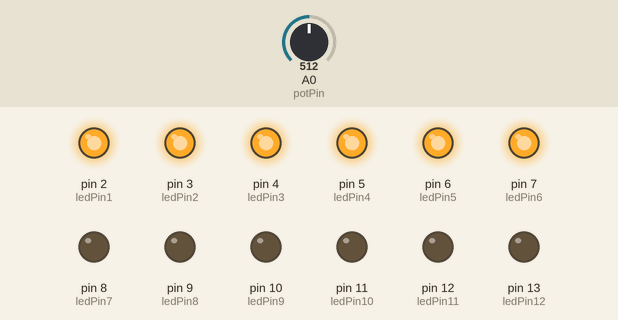
A sketch run on a simulated Arduino Uno, built with avr-gcc and run on an emulated ATmega328P. On the bench: output pins drawn as LEDs (lit = HIGH). The inputs (shaded band) are chosen by the test bench; at power-on: A0 (potPin) = 512.

Above: at 1.2 s.
1.3 s: A0 (potPin) set to 581
2.8 s: A0 (potPin) set to 605
At 4.0 s:
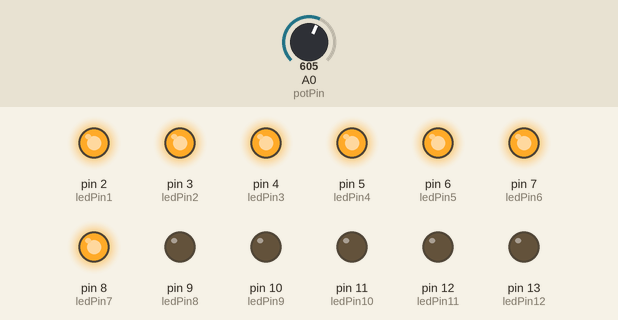
4.3 s: A0 (potPin) set to 511
At 5.3 s:
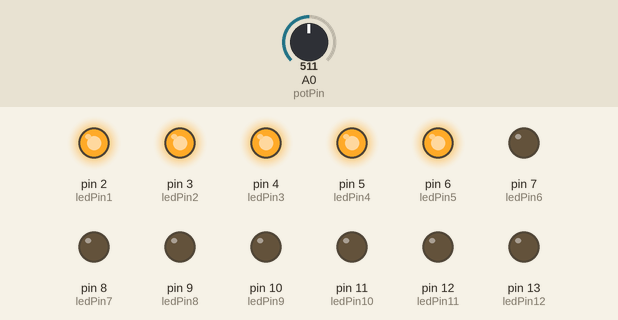
5.8 s: A0 (potPin) set to 441
7.3 s: A0 (potPin) set to 415
At 7.6 s:
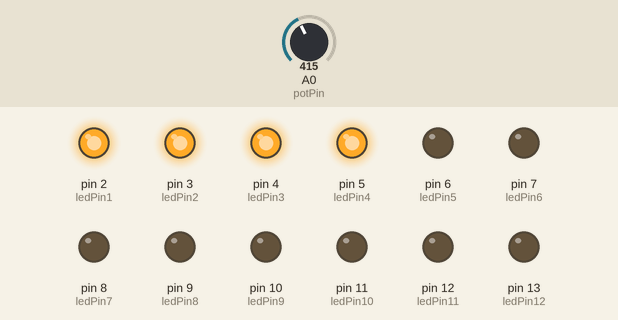
Timing chart, 0 to 9.8 s (numbered marks = the images above; inputs shaded):
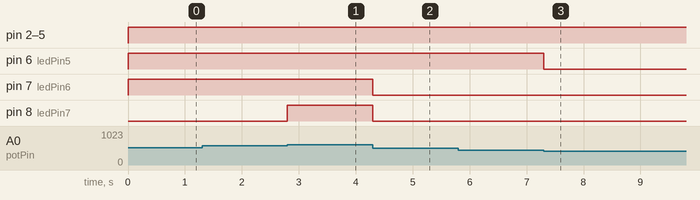

Measured:
- the behaviour switches between 596 and 597 on A0 (potPin) (found by bisection; images 0 and 1)
- the behaviour switches between 427 and 426 on A0 (potPin) (found by bisection; images 2 and 3)
- after the input at 1.3 s, every drawn part: stays the same
- after the input at 2.8 s, pin 8 (ledPin7): LOW → HIGH at once
- after the input at 4.3 s, pin 7 (ledPin6), pin 8 (ledPin7): HIGH → LOW at once
- after the input at 5.8 s, every drawn part: stays the same
- after the input at 7.3 s, pin 6 (ledPin5): HIGH → LOW at once

The sketch:

Task1.ino
```cpp
// Khai báo các chân kết nối với LED
int ledPin1 = 2;
int ledPin2 = 3;
int ledPin3 = 4;
int ledPin4 = 5;
int ledPin5 = 6;
int ledPin6 = 7;
int ledPin7 = 8;
int ledPin8 = 9;
int ledPin9 = 10;
int ledPin10 = 11;
int ledPin11 = 12;
int ledPin12 = 13;

// Khai báo chân kết nối với biến trở
int potPin = A0;

void setup() {
  Serial.begin(9600);
  // Thiết lập chế độ OUTPUT cho các chân LED
  pinMode(ledPin1, OUTPUT);
  pinMode(ledPin2, OUTPUT);
  pinMode(ledPin3, OUTPUT);
  pinMode(ledPin4, OUTPUT);
  pinMode(ledPin5, OUTPUT);
  pinMode(ledPin6, OUTPUT);
  pinMode(ledPin7, OUTPUT);
  pinMode(ledPin8, OUTPUT);
  pinMode(ledPin9, OUTPUT);
  pinMode(ledPin10, OUTPUT);
  pinMode(ledPin11, OUTPUT);
  pinMode(ledPin12, OUTPUT);
}

void loop() {
  // Đọc giá trị từ biến trở
  int potValue = analogRead(potPin);

  // Chuyển đổi giá trị từ khoảng 0-1023 sang khoảng 0-12
  int numLEDs = map(potValue, 0, 1023, 0, 12);

  // Bật các LED theo số lượng đã tính toán được
  digitalWrite(ledPin1, numLEDs >= 1);
  digitalWrite(ledPin2, numLEDs >= 2);
  digitalWrite(ledPin3, numLEDs >= 3);
  digitalWrite(ledPin4, numLEDs >= 4);
  digitalWrite(ledPin5, numLEDs >= 5);
  digitalWrite(ledPin6, numLEDs >= 6);
  digitalWrite(ledPin7, numLEDs >= 7);
  digitalWrite(ledPin8, numLEDs >= 8);
  digitalWrite(ledPin9, numLEDs >= 9);
  digitalWrite(ledPin10, numLEDs >=10);
  digitalWrite(ledPin11, numLEDs >=11);
  digitalWrite(ledPin12, numLEDs>=12);
}
```
